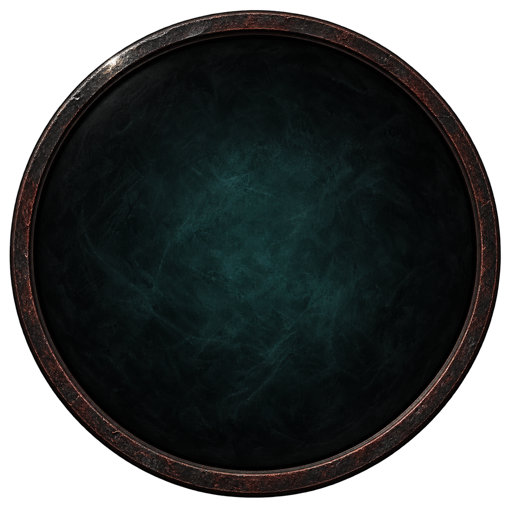
#> input picture dm/ios/Sources/ControlArt/dm_mobile_socket.png, 512 x 512 px
$ python gen_icon.py ../ios/Sources/ControlArt/dm_mobile_socket.png ../ios/Sources/ControlArt/dm_mobile_socket.png
#> lines starting #> are read from the running program, lines starting #| are printed output that depends on the picture
#!/usr/bin/env python3
# Apple TV 图标：由 iOS 的 1024² 图标生成 tvOS 要的分层图标（AppIcon.brandassets：小 400×240 @1x/@2x、大 1280×768），不另存一份图。
# 两层：背景 = 图标四角取的底色铺满；前景 = 图标按高度缩放、水平居中（透明边），焦点视差时前景浮在背景上。
# 用法：gen_icon.py <iOS 图标 png> <输出 .xcassets 目录>。输入没变就不重写（Xcode 构建前脚本每次都调）
# Apple TV icon: generates the layered icon tvOS needs (AppIcon.brandassets: small 400×240 @1x/@2x, large 1280×768) from the iOS 1024² icon; no separate copy of the image is kept.
# Two layers: background = fill with the base color sampled from the icon corners; foreground = icon scaled by height, horizontally centered (transparent margins), floating over the background during focus parallax.
# Usage: gen_icon.py <iOS icon png> <output .xcassets directory>. Not rewritten if the input is unchanged (the Xcode pre-build script calls it every time)
import json, os, sys, hashlib
from PIL import Image
src, out = sys.argv[1], sys.argv[2]
digest = hashlib.sha256(open(src, 'rb').read() + open(__file__, 'rb').read()).hexdigest()
stamp = os.path.join(out, '.src.sha256')
if os.path.exists(stamp) and open(stamp).read() == digest: sys.exit(0)
icon = Image.open(src).convert('RGBA')
#> icon is the input picture: PIL image 512x512 RGBA; mean R, G, B, A 11.9, 15.1, 14.9, 180.9
w0, h0 = icon.size
#> w0 = 512; h0 = 512
corner = icon.getpixel((2, 2))
#> corner = (0, 0, 0, 0)

def put(path, obj):
    os.makedirs(os.path.dirname(path), exist_ok=True)
    with open(path, 'w') as f: json.dump(obj, f, indent=2)

def stack(name, w, h, scales):
#> called with name = 'Small', w = 400, h = 240, scales = (1, 2)
    root = os.path.join(out, 'AppIcon.brandassets', name + '.imagestack')
    put(os.path.join(root, 'Contents.json'), {'info': {'version': 1, 'author': 'xcode'}, 'layers': [{'filename': 'Front.imagestacklayer'}, {'filename': 'Back.imagestacklayer'}]})
    for layer in ('Front', 'Back'):
        d = os.path.join(root, layer + '.imagestacklayer')
        put(os.path.join(d, 'Contents.json'), {'info': {'version': 1, 'author': 'xcode'}})
        images = []
        for s in scales:
            W, H = w * s, h * s
            if layer == 'Back': img = Image.new('RGBA', (W, H), corner)
            else:
                img = Image.new('RGBA', (W, H), (0, 0, 0, 0))
                side = H; fg = icon.resize((side * w0 // h0, side), Image.LANCZOS)
                img.paste(fg, ((W - fg.width) // 2, 0))
            fn = f'{layer.lower()}@{s}x.png'
            os.makedirs(os.path.join(d, 'Content.imageset'), exist_ok=True)
            img.save(os.path.join(d, 'Content.imageset', fn))
            images.append({'idiom': 'tv', 'filename': fn, 'scale': f'{s}x'})
        put(os.path.join(d, 'Content.imageset', 'Contents.json'), {'images': images, 'info': {'version': 1, 'author': 'xcode'}})
#> this loop made 2 passes
#> pass 1, in stack, `img.save(os.path.join(d, 'Content.imageset', fn))`:
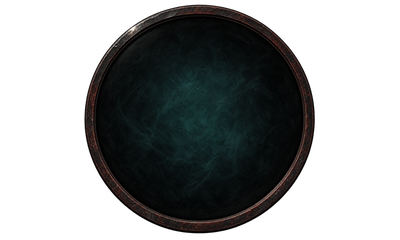
#> saved as front@1x.png: PIL image 400x240 RGBA; mean R, G, B, A 7, 9, 8.9, 108.5; transparent parts drawn white
#> pass 1, in stack, `img.save(os.path.join(d, 'Content.imageset', fn))`:
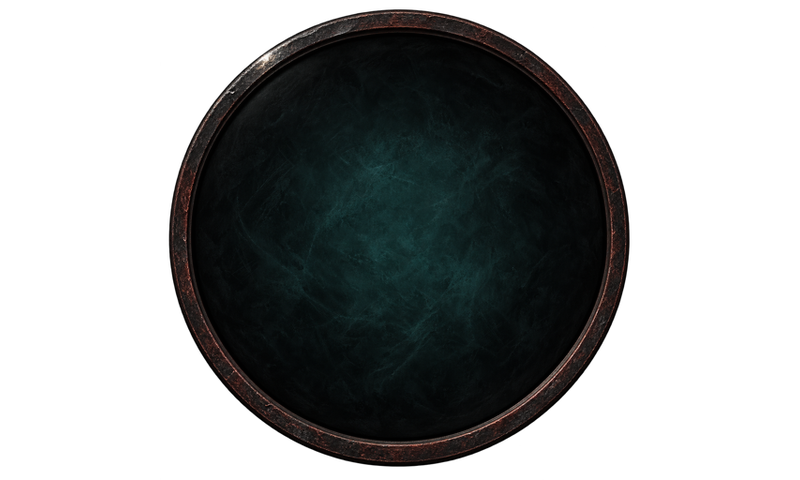
#> saved as front@2x.png: PIL image 800x480 RGBA; mean R, G, B, A 7.1, 9.1, 8.9, 108.5; transparent parts drawn white

put(os.path.join(out, 'Contents.json'), {'info': {'version': 1, 'author': 'xcode'}})
put(os.path.join(out, 'AppIcon.brandassets', 'Contents.json'), {'info': {'version': 1, 'author': 'xcode'}, 'assets': [
    {'size': '400x240', 'idiom': 'tv', 'filename': 'Small.imagestack', 'role': 'primary-app-icon'},
    {'size': '1280x768', 'idiom': 'tv', 'filename': 'Large.imagestack', 'role': 'primary-app-icon'}]})
stack('Small', 400, 240, (1, 2))
stack('Large', 1280, 768, (1,))
open(stamp, 'w').write(digest)
